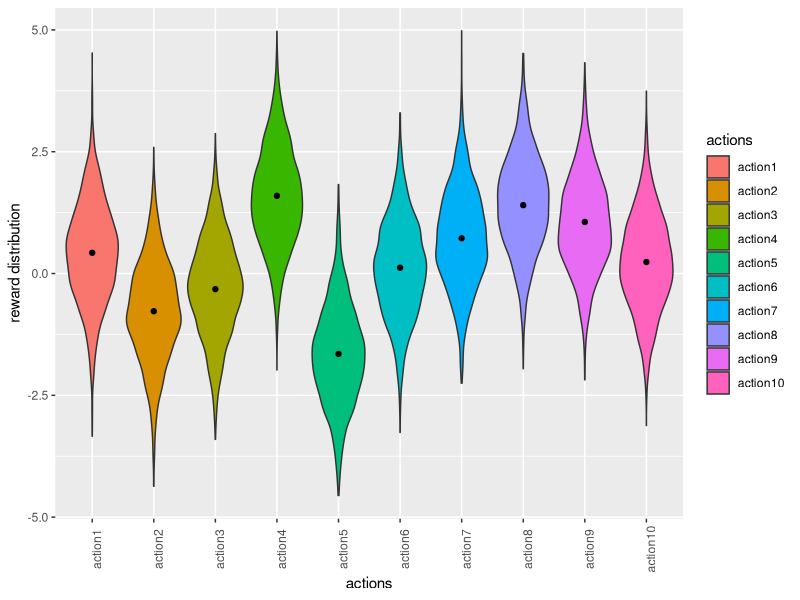

R code for this plot: (Note: a time limit stopped this script after it produced the figure.)
library(tidyverse)


resample <- function(x, ...)
  x[sample.int(length(x), ...)]

# making an k-armed bandits environment
bandit <- function(k = 10, mean = 0, sd = 1, reward_baseline = 0){
  # this function will keep the true rewards 
  #and a function will be returned for interacting with the bandits and receiving the reward.
  true_means <- rnorm(k, mean + reward_baseline, sd)
  function(action, return_true_mean = F){
    reward <- rnorm(1, mean = true_means[action], sd = 1)
    if(return_true_mean)
      return(list("reward" = reward, "true_means" = true_means))
    return(reward)
  }
} # ten_bandits_instance <- bandit(k = 10)



# an agent for interacting with the bandits
bandit_agent <- function(k = 10,  # number of arms
                         eps = 0, # epsilon (prob of acting on random)
                         steps = 1000, # number of times to interacting with one env
                         initial_action_value = 0, # value of the Q
                         learning_function = learn_sample_average,  # update rule function
                         step_size = 0.1,  # constant step size in 'learn_step_size()' update rule (instead of sample average)
                         UCB_degree = NULL, # 'C' in UCB (degree of exploration)
                         add_to_reward = 0, # add a baseline to the true rewards
                         is_gradient = F,   # using gradient bandit algorithm
                         is_gradient_baseline = F # using average reward as a baseline in gradient
                         ) {
  # initializing the Q and the N
  Q <<- rep(initial_action_value, k)
  N <<- vector("integer", k)
  
  rewards <- vector("double", steps) # for storing the rewards of the actions
  actions <- vector("double", steps) # for storing the count of the best action
  
  Qtemp <- rep(initial_action_value, k) # for storing the result of the UCB
  
  prob <- runif(steps) # prob of taking random action in each step (if prob < epsilon then explore)
  
  bandits_instance <- bandit(k = 10, reward_baseline = add_to_reward) # making an K-armed bandits environment
  best_action <- which.max(bandits_instance(1, TRUE)$true_means)  # storing the best action of the environment
  
  for (step in seq_len(steps)) {
    if(!is.null(UCB_degree)){ # if 'UCB_degree' specified then it will use the UCB
      time <- sum(N, 1) # == sum(N) + 1
      Qtemp <- Q + (UCB_degree * sqrt(log(time) / (N + 1e-5)))
      
      action <- ifelse(prob[[step]] > eps, resample(which(Qtemp == max(Qtemp)), 1), resample(1:k, 1))
      reward <- bandits_instance(action)
      learning_function(action, reward, step_size)
      rewards[step] <- reward
      if(action == best_action)
        actions[step] <- 1
    } else if(is_gradient){ # if 'is_gradient == TRUE' then it will use the gradient based bandit algorithm
      Q_exp <- exp(Q)
      policy <- Q_exp / sum(Q_exp)
      action <- resample(seq_along(Q), 1, prob = policy)
      reward <- bandits_instance(action)
      rewards[step] <- reward
      if(action == best_action)
        actions[step] <- 1
      one_hot <- rep(0, length(Q))
      one_hot[action] <- 1
      if (is_gradient_baseline){
        rewards_until_now <- rewards[rewards != 0]
        baseline <- mean(rewards_until_now)
        Q <<- Q + step_size * (reward - baseline) * (one_hot - policy)
      } else {
        Q <<- Q + step_size * (reward) * (one_hot - policy)
      }
      
    } else{ #if non of the above then the specified learning rule ('learn_sample_average()' or 'learn_step_size()') will be used
      action <- ifelse(prob[[step]] > eps, resample(which(Q == max(Q)), 1), resample(1:k, 1))
      reward <- bandits_instance(action)
      learning_function(action, reward, step_size)
      rewards[step] <- reward
      if(action == best_action)
        actions[step] <- 1
    }
  }
  return(list("rewards" = rewards, "actions" = actions))
}


# update the Q with sample average
learn_sample_average <- function(action, reward, ...) {
  # it should be passed as an argument to the agent function
  N[action] <<- N[action] + 1
  Q[action] <<- Q[action] + (1 / N[action] * (reward - Q[action]))
}

# update the Q with constant step size 
learn_step_size <- function(action, reward, step_size, ...) {
  # it should be passed as an argument to the agent
  N[action] <<- N[action] + 1
  Q[action] <<- Q[action] + (step_size * (reward - Q[action]))
}







## figure 2.1

plot_fig2.1 <- function(n = 10, runs = 2000){
  
  bandits_instance <- bandit(k = n)
  
  mat <- matrix(nrow = runs, ncol = n)
  for(action in seq_len(n))
    for(i in seq_len(runs)){
      mat[i, action] <- bandits_instance(action)
    }
  
  true_means <- bandits_instance(1, T)$true_means
  true_means_df <- data.frame(actions = seq_len(n), value = true_means)
  df <- mat %>% 
    as_tibble() %>% 
    rename_with(~paste0("action", seq_len(n)), .cols = everything()) %>% 
    pivot_longer(cols = everything(), names_to = "actions") %>% 
    mutate(actions = as_factor(actions))
  
  plot <- ggplot(df) +
    geom_violin(aes(x = actions, y = value, fill = actions)) +
    geom_point(aes(x = actions, y = value), data = true_means_df)+
    theme(axis.text.x = element_text(angle = 90)) + 
    ylab("reward distribution")
  
  
  return(plot)
}


## figure 2.2
# reward

plot_fig2.2.1 <- function(runs = 2000, steps = 1000) {
  
  mat1 <- mat2 <- mat3 <- matrix(nrow = runs , ncol = steps)
  for(i in seq_len(runs)){
    mat1[i, ] <- bandit_agent(eps = 0.01, steps = steps)$rewards
    mat2[i, ] <- bandit_agent(eps = 0.1, steps = steps)$rewards
    mat3[i, ] <- bandit_agent(eps = 0, steps = steps)$rewards
  }
  
  df <- tibble(
    "eps0.01" = colMeans(mat1),
    "eps0.1" = colMeans(mat2),
    "eps0" = colMeans(mat3),
    "steps" = seq_len(steps)
  )
  
  plot <- ggplot(df, aes(x = steps)) +
    geom_line(aes(y = eps0.01, color = "eps = 0.01")) +
    geom_line(aes(y = eps0.1, color = "eps = 0.1")) +
    geom_line(aes(y = eps0, color = "eps = 0")) +
    ylab("average reward") +
    scale_color_manual(breaks = c("eps = 0.1", "eps = 0.01", "eps = 0"), values = c("blue", "red", "darkgreen"))
  
  return(plot)
}


#action

plot_fig2.2.2 <- function(runs = 2000, steps = 1000) {
  
  mat1 <- mat2 <- mat3 <- matrix(nrow = runs , ncol = steps)
  for(i in seq_len(runs)){
    mat1[i, ] <- bandit_agent(eps = 0.01, steps = steps)$actions
    mat2[i, ] <- bandit_agent(eps = 0.1, steps = steps)$actions
    mat3[i, ] <- bandit_agent(eps = 0, steps = steps)$actions
  }
  
  df <- tibble(
    "eps0.01" = colMeans(mat1),
    "eps0.1" = colMeans(mat2),
    "eps0" = colMeans(mat3),
    "steps" = seq_len(steps)
  )
  
  plot <- ggplot(df, aes(x = steps)) +
    geom_line(aes(y = eps0.01, color = "eps = 0.01")) +
    geom_line(aes(y = eps0.1, color = "eps = 0.1")) +
    geom_line(aes(y = eps0, color = "eps = 0")) +
    ylab("% optimal action")+
    scale_color_manual(breaks = c("eps = 0.1", "eps = 0.01", "eps = 0"), values = c("blue", "red", "darkgreen"))
  
  return(plot)
}



##figure 3
plot_fig2.3 <- function(runs = 2000, steps = 1000) {
  
  
  mat1 <- mat2 <- matrix(nrow = runs , ncol = steps)

  for (i in seq_len(runs)){
    mat1[i, ] <- bandit_agent(eps = 0, steps = steps, initial_action_value = 5, learning_function = learn_step_size)$actions
    mat2[i, ] <- bandit_agent(eps = 0.1, steps = steps, learning_function = learn_step_size)$actions
  }

  df <- tibble(
    "init5" = colMeans(mat1),
    "eps0.1" = colMeans(mat2),
    "steps" = seq_len(steps)
  )
  
  plot <- ggplot(df, aes(x = steps)) +
    geom_line(aes(y = init5, color = "init = 5, eps = 0")) +
    geom_line(aes(y = eps0.1, color = "init = 0, eps = 0.1")) +
    ylab("% optimal action") +
    theme(legend.position="bottom")
  
  return(plot)
}


##figure 4

plot_fig2.4 <- function(runs = 2000, steps = 1000) {
  
  
  mat1 <- mat2 <- matrix(nrow = runs , ncol = steps)
  for(i in seq_len(runs)){
    mat1[i, ] <- bandit_agent(eps = 0, steps = steps, UCB_degree = 2)$rewards
    mat2[i, ] <- bandit_agent( eps = 0.1, steps = steps)$rewards
  }

  df <- tibble(
    "UCB" = colMeans(mat1),
    "eps0.1" = colMeans(mat2),
    "steps" = seq_len(steps)
  )
  
  plot <- ggplot(df, aes(x = steps)) +
    geom_line(aes(y = eps0.1, color = "eps = 0.1")) +
    geom_line(aes(y = UCB, color =  "UCB")) +
    scale_color_manual(breaks = c("UCB", "eps = 0.1"), values = c("darkblue", "lightgreen")) +
    ylab("average reward")
  
  return(plot)
}


##figure 5


plot_fig2.5 <- function(runs = 2000, steps = 1000) {
  
  mat1 <- mat2 <- mat3 <- mat4 <- matrix(nrow = runs , ncol = steps)

  for(i in seq_len(runs)){
    mat1[i, ] <- bandit_agent(step_size = 0.1, is_gradient = T, is_gradient_baseline = T, add_to_reward = 4)$actions
    mat2[i, ] <- bandit_agent(step_size = 0.1, is_gradient = T, is_gradient_baseline = F, add_to_reward = 4)$actions
    mat3[i, ] <- bandit_agent(step_size = 0.4, is_gradient = T, is_gradient_baseline = T, add_to_reward = 4)$actions
    mat4[i, ] <- bandit_agent(step_size = 0.4, is_gradient = T, is_gradient_baseline = F, add_to_reward = 4)$actions
  }

  df <- tibble(
    "a0.1b" = colMeans(mat1),
    "a0.1" = colMeans(mat2),
    "a0.4b" = colMeans(mat3),
    "a0.4" = colMeans(mat4),
    "steps" = seq_len(steps)
  )
  
  plot <- ggplot(df, aes(x = steps)) +
    geom_line(aes(y = a0.1b, color = "alpha = 0.1, with_baseline")) +
    geom_line(aes(y = a0.1, color = "alpha = 0.1")) +
    geom_line(aes(y = a0.4b, color = "alpha = 0.4, with_baseline")) +
    geom_line(aes(y = a0.4, color = "alpha = 0.4")) +
    scale_color_manual(
      breaks = c(
        "alpha = 0.1, with_baseline",
        "alpha = 0.4, with_baseline",
        "alpha = 0.1",
        "alpha = 0.4"
      ),
      values = c("darkblue", "lightblue", "darkgreen", "green")) +
    theme(legend.position="bottom") +
    guides(color = guide_legend(ncol = 2, override.aes = list(size = 3))) +
    labs(y = "% optimal action", subtitle = "the true rewards were sampled from a normal distribution\nwith a mean of +4 instead of zero")
  
  return(plot)
}



##figure 6

plot_fig2.6 <- function(runs = 2000, steps = 1000) {
  epsilons <- c(2 ^ (-7:-2))
  step_sizes <- c(2 ^ (-5:1))
  UCB_degrees <- c(2 ^ (-4:2))
  init_values <- c(2 ^ (-2:2))
  
  
  mat1 <- matrix(nrow = runs , ncol = length(epsilons))
  mat2 <- matrix(nrow = runs , ncol = length(step_sizes))
  mat3 <- matrix(nrow = runs , ncol = length(UCB_degrees))
  mat4 <- matrix(nrow = runs , ncol = length(init_values))
  
  for(i in seq_len(runs)){
    mat1[i, ] <- colMeans(as.data.frame(map(epsilons, ~bandit_agent(eps = .x, steps = steps)$rewards)))
    # plot(matrix(data = c( -7:-2, colMeans(mat1)), nrow = 6), type = "l", col = "red", xlim = c(-7, 2), ylim = c(1, 1.5))
    df1 <- tibble("eps" = colMeans(mat1), "param" = -7:-2)
    
    mat2[i, ] <- colMeans(as.data.frame(map(step_sizes, ~bandit_agent(step_size = .x, is_gradient = T, is_gradient_baseline = T, steps = steps)$rewards)))
    # lines(matrix(data = c( -5:1, colMeans(mat2)), nrow = 7), type = "l", col = "blue")
    df2 <- tibble("step_size" = colMeans(mat2), "param" = -5:1)
    
    mat3[i, ] <- colMeans(as.data.frame(map(UCB_degrees, ~bandit_agent(UCB_degree = .x, eps = 0, steps = steps)$rewards)))
    # lines(matrix(data = c(-4:2, colMeans(mat4)), nrow = 7), type = "l", col = "black")
    df3 <- tibble("UCB" = colMeans(mat3), "param" = -4:2)
    
    mat4[i, ] <- colMeans(as.data.frame(map(init_values, ~bandit_agent(initial_action_value = .x, learning_function = learn_step_size, steps = steps)$rewards)))
    # lines(matrix(data = c( -3:3, colMeans(mat4)), nrow = 7), type = "l", col = "green")
    df4 <- tibble("init" = colMeans(mat4), "param" = -2:2)
  }
  
  plot <- ggplot() +
    geom_line(aes(x = param, y = eps, color = "epsilon greedy"), data = df1) +
    geom_line(aes(x = param, y = step_size, color = "gradient bandit"), data = df2) +
    geom_line(aes(x = param, y = UCB, color = "UCB"), data = df3) +
    geom_line(aes(x = param, y = init, color = "optimistic initialization"), data = df4) +
    scale_color_manual(
      breaks = c(
        "epsilon greedy",
        "gradient bandit",
        "UCB",
        "optimistic initialization"
      ),
      values = c("red", "green", "darkblue", "black")) +
    labs(x = bquote(~2^{parameters}), y = "average reward\nover first 1000 steps")
  
  
  return(plot)
}

# plotting the figures

plot_fig2.1()
plot_fig2.2.1()
plot_fig2.2.2()
plot_fig2.3()
plot_fig2.4()
plot_fig2.5()
plot_fig2.6()
